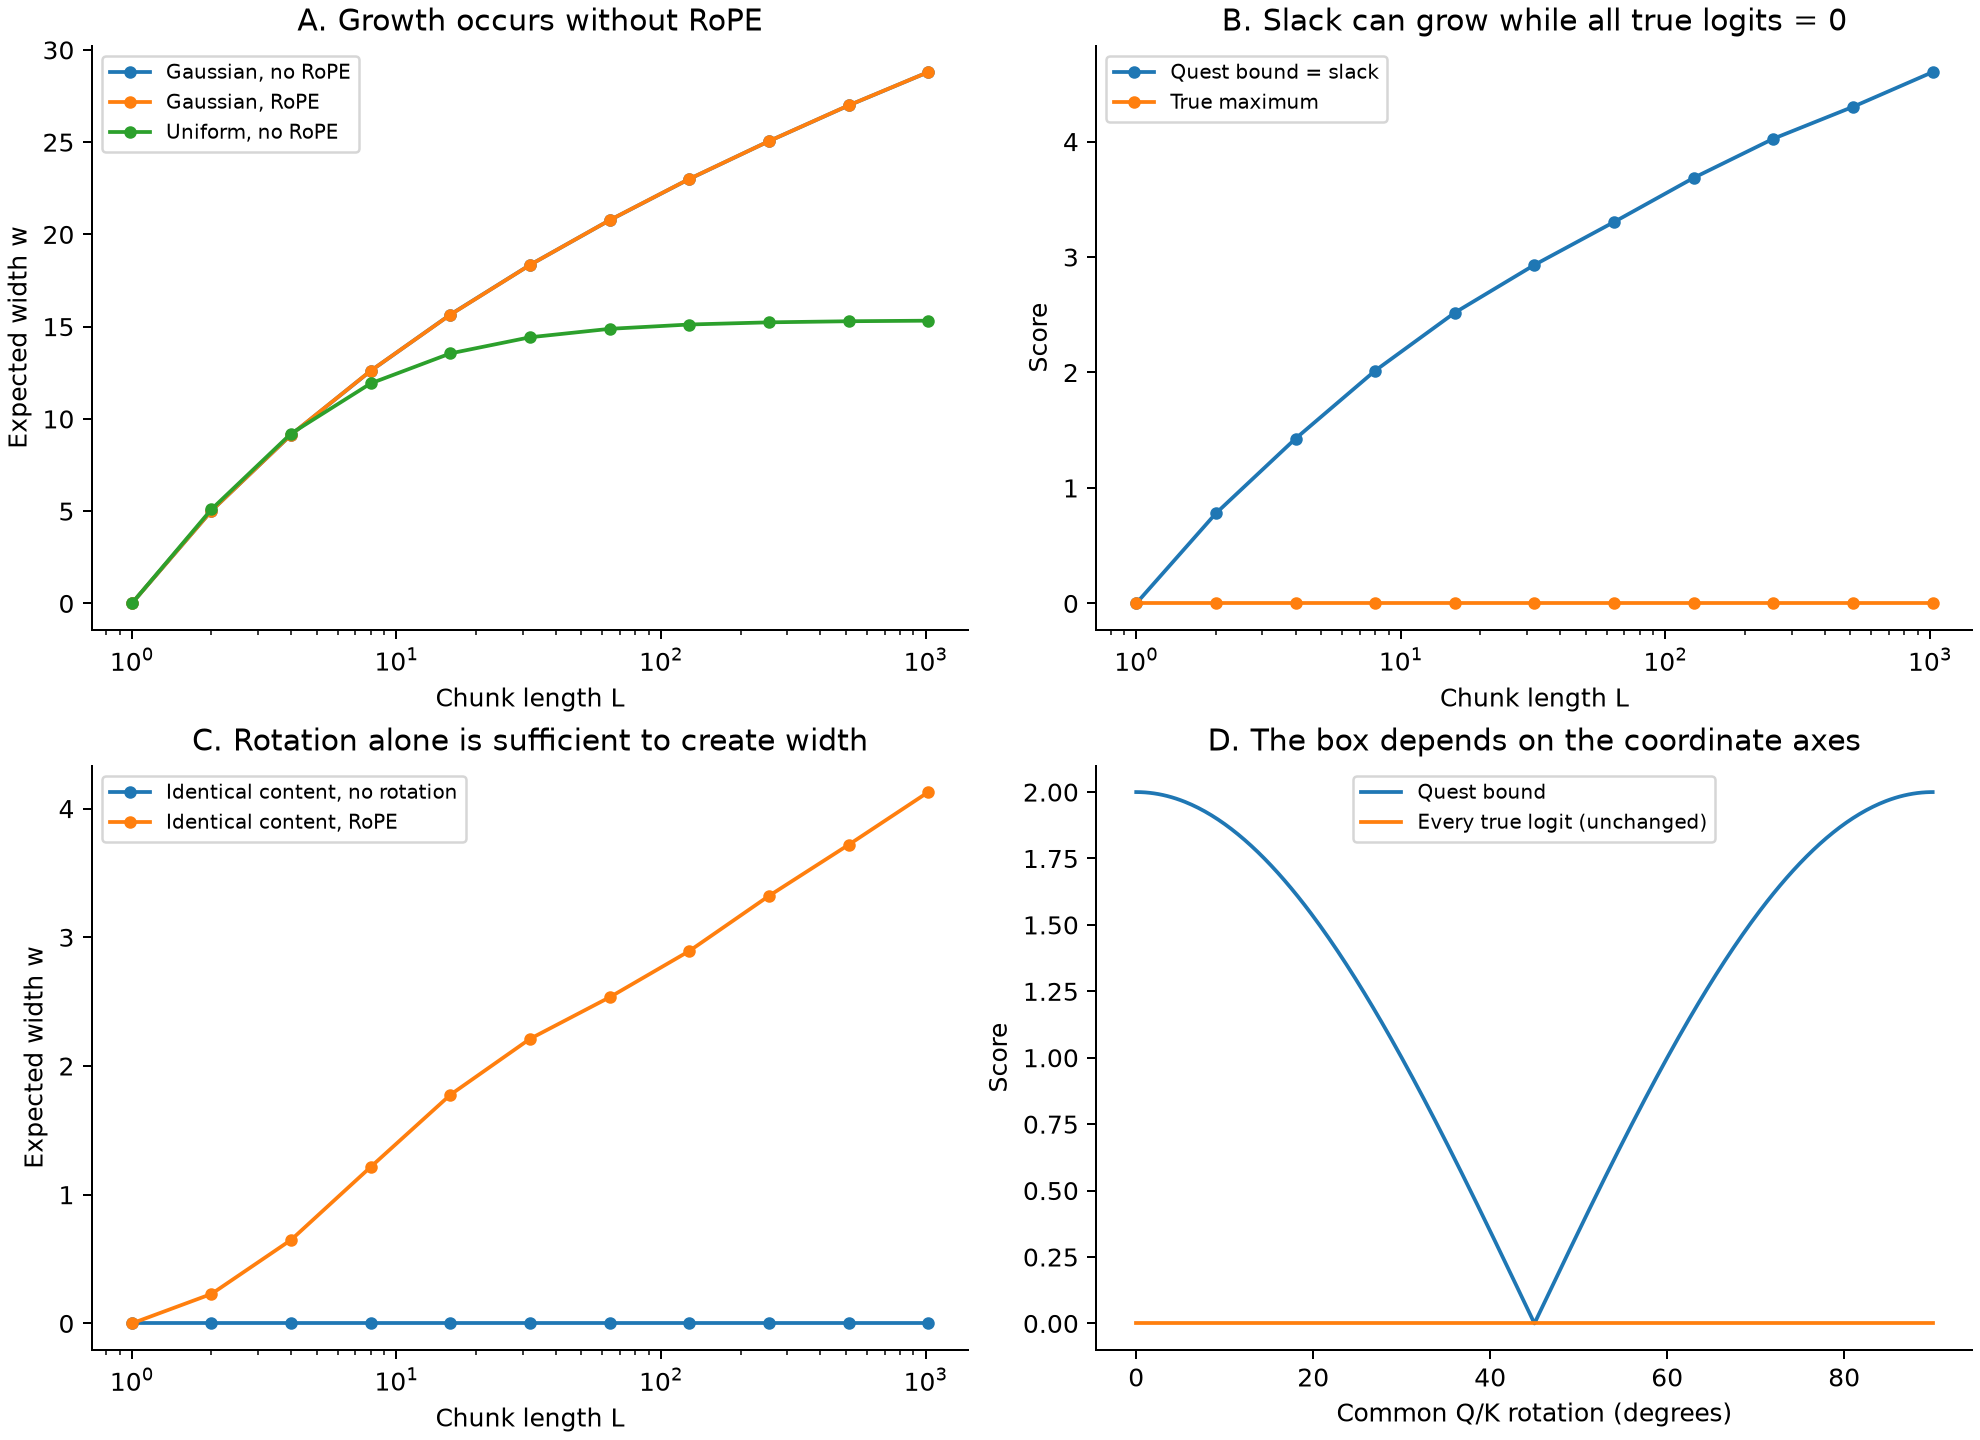

Source code (Python):
"""Fixed-query synthetic controls for Quest/RoPE; numpy + matplotlib only.

Run: /tmp/context-composition-venv/bin/python synthetic_controls.py
All outputs are beside this script. No model/data downloads; no fitted parameters.
"""
from pathlib import Path
import csv
import json
import platform
import numpy as np
import matplotlib
matplotlib.use("Agg")
import matplotlib.pyplot as plt

OUT = Path(__file__).resolve().parent
SEED, REPEATS, DIM, MAX_LENGTH = 20260915, 512, 128, 1024
LENGTHS = np.array([1, 2, 4, 8, 16, 32, 64, 128, 256, 512, 1024])
rng = np.random.default_rng(SEED)
q = rng.normal(size=DIM)
q /= np.linalg.norm(q)
theta = 5e6 ** (-np.arange(DIM // 2) * 2 / DIM)


def write_csv(name, rows):
    with (OUT / name).open("w", newline="") as f:
        w = csv.DictWriter(f, fieldnames=list(rows[0]))
        w.writeheader()
        w.writerows(rows)


def rotate_pairs(x, angles):
    a, b = np.split(x, 2, axis=-1)
    ca, sa = np.cos(angles), np.sin(angles)
    return np.concatenate([a * ca - b * sa, a * sa + b * ca], axis=-1)


def score_prefixes(keys, query, lengths=LENGTHS):
    """keys [repeat, token, dim], query fixed for every prefix/repetition."""
    lo = np.minimum.accumulate(keys, axis=1)[:, lengths - 1, :]
    hi = np.maximum.accumulate(keys, axis=1)[:, lengths - 1, :]
    c = ((lo + hi) / 2) @ query
    w = ((hi - lo) / 2) @ np.abs(query)
    scores = keys @ query
    maxima = np.maximum.accumulate(scores, axis=1)[:, lengths - 1]
    means = np.cumsum(scores, axis=1)[:, lengths - 1] / lengths
    # Stable exact log mean exp; prefix-by-prefix to keep memory bounded.
    lme = np.stack([
        np.log(np.exp(scores[:, :n] - maxima[:, j:j+1]).mean(axis=1)) + maxima[:, j]
        for j, n in enumerate(lengths)
    ], axis=1)
    return dict(c=c, w=w, bound=c+w, true_max=maxima,
                gap=c+w-maxima, mean_logit=means, log_mean_exp=lme)


def summarize(name, arrays):
    rows = []
    for j, n in enumerate(LENGTHS):
        row = dict(condition=name, L=int(n), repeats=len(arrays["w"]))
        for k, values in arrays.items():
            row[k] = float(values[:, j].mean())
            row[k+"_se"] = float(values[:, j].std(ddof=1) / np.sqrt(len(values)))
        rows.append(row)
    return rows


def exponent(rows, key="w", start=8, end=256):
    sub = [r for r in rows if start <= r["L"] <= end and r[key] > 0]
    return float(np.polyfit(np.log([r["L"] for r in sub]),
                            np.log([r[key] for r in sub]), 1)[0])


all_rows = []
paired_rows = []
data = {}
angles = np.arange(MAX_LENGTH)[:, None] * theta
for condition in ["iid_gaussian_no_rope", "iid_gaussian_rope", "iid_uniform_no_rope"]:
    data[condition] = {k: [] for k in ["c", "w", "bound", "true_max", "gap", "mean_logit", "log_mean_exp"]}

# Pair no-RoPE and RoPE within each replicate. An isotropic Gaussian has the
# same joint law after arbitrary per-token orthogonal rotations, exactly.
for offset in range(0, REPEATS, 16):
    z = rng.normal(size=(16, MAX_LENGTH, DIM))
    a = score_prefixes(z, q)
    b = score_prefixes(rotate_pairs(z, angles), q)
    u = score_prefixes(rng.uniform(-np.sqrt(3), np.sqrt(3), z.shape), q)
    for name, result in zip(data, [a, b, u]):
        for k, value in result.items():
            data[name][k].append(value)
for name, arrays in data.items():
    data[name] = {k: np.concatenate(v) for k, v in arrays.items()}
    all_rows.extend(summarize(name, data[name]))
for j, n in enumerate(LENGTHS):
    row = dict(L=int(n))
    for key in ["w", "bound", "true_max", "gap"]:
        delta = data["iid_gaussian_rope"][key][:, j] - data["iid_gaussian_no_rope"][key][:, j]
        row[key+"_paired_delta"] = float(delta.mean())
        row[key+"_paired_delta_se"] = float(delta.std(ddof=1)/np.sqrt(REPEATS))
    paired_rows.append(row)

# Correlated 2D content has identically zero true logits but growing box slack.
x = rng.normal(size=(REPEATS, MAX_LENGTH))
anti = np.stack([x, -x], axis=-1)
anti_q = np.array([1., 1.]) / np.sqrt(2)
anti_scores = score_prefixes(anti, anti_q)
all_rows.extend(summarize("anticorrelated_gaussian_no_rope", anti_scores))

# Identical pre-RoPE content with a fixed query: only per-token rotation varies.
# Random phases vary the shared content across repetitions, not within a block.
phase = rng.uniform(0, 2*np.pi, size=(REPEATS, DIM//2))
common = np.concatenate([np.cos(phase), np.sin(phase)], axis=-1)
for name, rotate in [("identical_content_no_rope", False), ("identical_content_rope", True)]:
    blocks = []
    for off in range(0, REPEATS, 16):
        keys = np.broadcast_to(common[off:off+16, None], (16, MAX_LENGTH, DIM))
        if rotate:
            keys = rotate_pairs(keys, angles)
        blocks.append(score_prefixes(keys, q))
    arrays = {k: np.concatenate([b[k] for b in blocks]) for k in blocks[0]}
    all_rows.extend(summarize(name, arrays))
    data[name] = arrays

# Frequency bands for identical-content rotation; amplitudes = 1, same q.
band_rows = []
for band in range(8):
    ids = np.arange(8*band, 8*band+8)
    dims = np.r_[ids, ids + DIM//2]
    local_x = common[:, dims]
    local_q = q[dims]
    local_angles = np.arange(256)[:, None] * theta[ids]
    local_keys = rotate_pairs(local_x[:, None, :], local_angles)
    res = score_prefixes(local_keys, local_q, LENGTHS[LENGTHS <= 256])
    means = res["w"].mean(axis=0)
    for j, n in enumerate(LENGTHS[LENGTHS <= 256]):
        band_rows.append(dict(band=f"{ids[0]}-{ids[-1]}", L=int(n),
                              theta_min=float(theta[ids[-1]]),theta_max=float(theta[ids[0]]),
                              w=float(means[j])))

# Exact distribution formulas: uniform sample extrema and skewed exponential midrange.
exact_rows = []
for n in LENGTHS:
    harmonic = sum(1/k for k in range(1, int(n)+1))
    exact_rows.append(dict(L=int(n),
        uniform_expected_w=float(np.sqrt(3)*np.linalg.norm(q, ord=1)*(n-1)/(n+1)),
        exponential_expected_midrange=float((harmonic+1/n)/2),
        exponential_expected_sample_mean=1.0))

# A score-preserving common rotation must rotate both Q and every K.
base_keys = np.array([[1., -1.], [-1., 1.]])
base_q = np.array([1., 1.])
rotation_rows = []
for phi in np.linspace(0, np.pi/2, 361):
    keys_r = rotate_pairs(base_keys, np.array([phi]))
    q_r = rotate_pairs(base_q, np.array([phi]))
    res = score_prefixes(keys_r[None], q_r, np.array([2]))
    row = dict(degrees=float(phi*180/np.pi),
               max_logit_error=float(np.abs(keys_r@q_r-base_keys@base_q).max()))
    row.update({k: float(v[0, 0]) for k, v in res.items()})
    rotation_rows.append(row)

# Arbitrary slopes from pure rotation: local tangential, local radial, saturation.
local_rows = []
for name, th, query in [
    ("slow_tangential", 1e-5, np.array([0.,1.])),
    ("slow_radial", 1e-5, np.array([1.,0.])),
    ("fast_saturating", 1., np.array([1.,1.])/np.sqrt(2)),
]:
    keys = rotate_pairs(np.array([1.,0.]), np.arange(MAX_LENGTH)[:,None]*th)
    r = score_prefixes(keys[None], query)
    for j,n in enumerate(LENGTHS):
        local_rows.append(dict(condition=name,L=int(n),theta=th,
                               **{k:float(v[0,j]) for k,v in r.items()}))

write_csv("synthetic_summary.csv", all_rows)
write_csv("isotropic_gaussian_paired_delta.csv", paired_rows)
write_csv("identical_content_frequency_bands.csv", band_rows)
write_csv("exact_distribution_controls.csv", exact_rows)
write_csv("common_rotation_2d.csv", rotation_rows)
write_csv("single_pair_rotation_slopes.csv", local_rows)

conditions = sorted(set(r["condition"] for r in all_rows))
fits = {name: exponent([r for r in all_rows if r["condition"]==name])
        for name in conditions if name != "identical_content_no_rope"}
fits.update({name: exponent([r for r in local_rows if r["condition"]==name])
             for name in sorted(set(r["condition"] for r in local_rows))})
meta = dict(seed=SEED,repeats=REPEATS,dimension=DIM,lengths=LENGTHS.tolist(),
            q_norm=float(np.linalg.norm(q)),q_l1=float(np.linalg.norm(q,1)),
            python=platform.python_version(),numpy=np.__version__,matplotlib=matplotlib.__version__,
            fitted_loglog_w_slopes_8_to_256=fits,
            common_rotation_max_logit_error=max(r["max_logit_error"] for r in rotation_rows))
(OUT/"run_metadata.json").write_text(json.dumps(meta,indent=2)+"\n")

plt.rcParams.update({"font.size":10,"axes.spines.top":False,"axes.spines.right":False})
fig, axes = plt.subplots(2, 2, figsize=(11, 8), constrained_layout=True)
for name, label, color in [("iid_gaussian_no_rope","Gaussian, no RoPE","C0"),
                           ("iid_gaussian_rope","Gaussian, RoPE","C1"),
                           ("iid_uniform_no_rope","Uniform, no RoPE","C2")]:
    rows=[r for r in all_rows if r["condition"]==name]
    axes[0,0].plot(LENGTHS,[r["w"] for r in rows],"o-",label=label,color=color,ms=4)
axes[0,0].set(xscale="log",xlabel="Chunk length L",ylabel="Expected width w",
              title="A. Growth occurs without RoPE")
axes[0,0].legend(fontsize=8)
rows=[r for r in all_rows if r["condition"]=="anticorrelated_gaussian_no_rope"]
for key, label in [("bound","Quest bound = slack"),("true_max","True maximum")]:
    axes[0,1].plot(LENGTHS,[r[key] for r in rows],"o-",label=label,ms=4)
axes[0,1].set(xscale="log",xlabel="Chunk length L",ylabel="Score",
              title="B. Slack can grow while all true logits = 0")
axes[0,1].legend(fontsize=8)
for name,label in [("identical_content_no_rope","Identical content, no rotation"),
                   ("identical_content_rope","Identical content, RoPE")]:
    rows=[r for r in all_rows if r["condition"]==name]
    axes[1,0].plot(LENGTHS,[r["w"] for r in rows],"o-",label=label,ms=4)
axes[1,0].set(xscale="log",xlabel="Chunk length L",ylabel="Expected width w",
              title="C. Rotation alone is sufficient to create width")
axes[1,0].legend(fontsize=8)
axes[1,1].plot([r["degrees"] for r in rotation_rows],[r["bound"] for r in rotation_rows],label="Quest bound")
axes[1,1].plot([r["degrees"] for r in rotation_rows],[r["true_max"] for r in rotation_rows],label="Every true logit (unchanged)")
axes[1,1].set(xlabel="Common Q/K rotation (degrees)",ylabel="Score",
              title="D. The box depends on the coordinate axes")
axes[1,1].legend(fontsize=8)
fig.savefig(OUT/"synthetic_controls.png",dpi=180)
plt.close(fig)

fig,axes=plt.subplots(1,2,figsize=(11,4.2),constrained_layout=True)
for band in range(8):
    rows=[r for r in band_rows if r["band"]==f"{band*8}-{band*8+7}" and r["L"]>=8]
    ww=np.array([r["w"] for r in rows])
    axes[0].plot([r["L"] for r in rows],ww/ww[0],"o-",label=f"j = {band*8}-{band*8+7}",ms=3)
axes[0].set(xscale="log",yscale="log",xlabel="Chunk length L",ylabel="w(L) / w(8)",
            title="Pure identical-content rotation: relative band growth")
axes[0].legend(ncol=2,fontsize=8)
for name in sorted(set(r["condition"] for r in local_rows)):
    rows=[r for r in local_rows if r["condition"]==name and r["L"]>=8]
    ww=np.array([r["w"] for r in rows])
    axes[1].plot([r["L"] for r in rows],ww/ww[0],"o-",label=name.replace("_"," "),ms=3)
axes[1].set(xscale="log",yscale="log",xlabel="Chunk length L",ylabel="w(L) / w(8)",
            title="Pure rotation has no universal growth exponent")
axes[1].legend(fontsize=8)
fig.savefig(OUT/"frequency_and_local_slopes.png",dpi=180)
plt.close(fig)
print(json.dumps(meta,indent=2))
for name in conditions:
    rows=[r for r in all_rows if r["condition"]==name and r["L"] in [8,256]]
    print(name,[(r["L"],round(r["w"],6),round(r["true_max"],6),round(r["gap"],6)) for r in rows])
